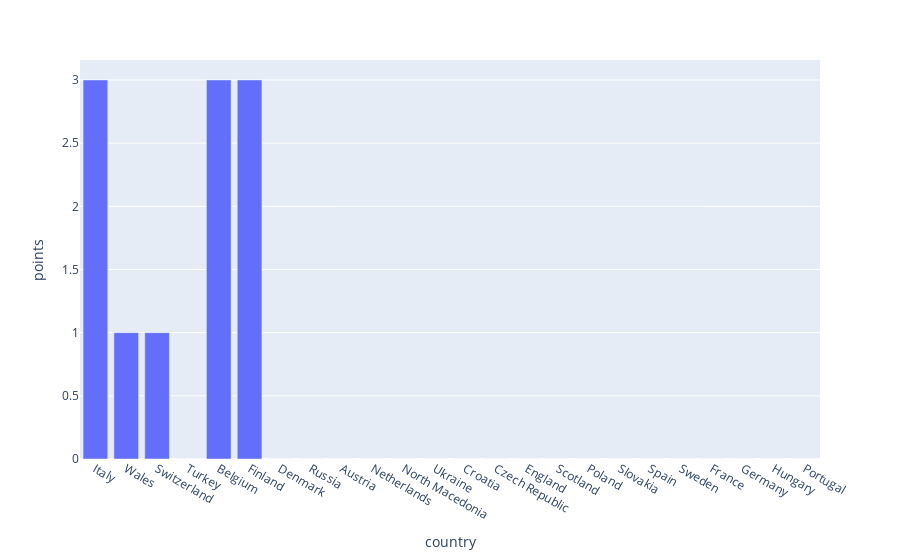

The code cell stored with this chart in its notebook:
### Code cell
px.bar(df,x='country',y='points')

### Figure 1 — Plotly figure (JSON) as saved in the notebook; plotly's stock layout.template omitted (floating-point values rounded to 4 significant figures)
{"data": [{"alignmentgroup": "True", "hovertemplate": "country=%{x}<br>points=%{y}<extra></extra>", "legendgroup": "", "marker": {"color": "#636efa"}, "name": "", "offsetgroup": "", "orientation": "v", "showlegend": false, "textposition": "auto", "type": "bar", "x": ["Italy", "Wales", "Switzerland", "Turkey", "Belgium", "Finland", "Denmark", "Russia", "Austria", "Netherlands", "North Macedonia", "Ukraine", "Croatia", "Czech Republic", "England", "Scotland", "Poland", "Slovakia", "Spain", "Sweden", "France", "Germany", "Hungary", "Portugal"], "xaxis": "x", "y": [3, 1, 1, 0, 3, 3, 0, 0, 0, 0, 0, 0, 0, 0, 0, 0, 0, 0, 0, 0, 0, 0, 0, 0], "yaxis": "y"}], "layout": {"barmode": "relative", "legend": {"tracegroupgap": 0}, "margin": {"t": 60}, "xaxis": {"anchor": "y", "domain": [0, 1], "title": {"text": "country"}}, "yaxis": {"anchor": "x", "domain": [0, 1], "title": {"text": "points"}}}}
